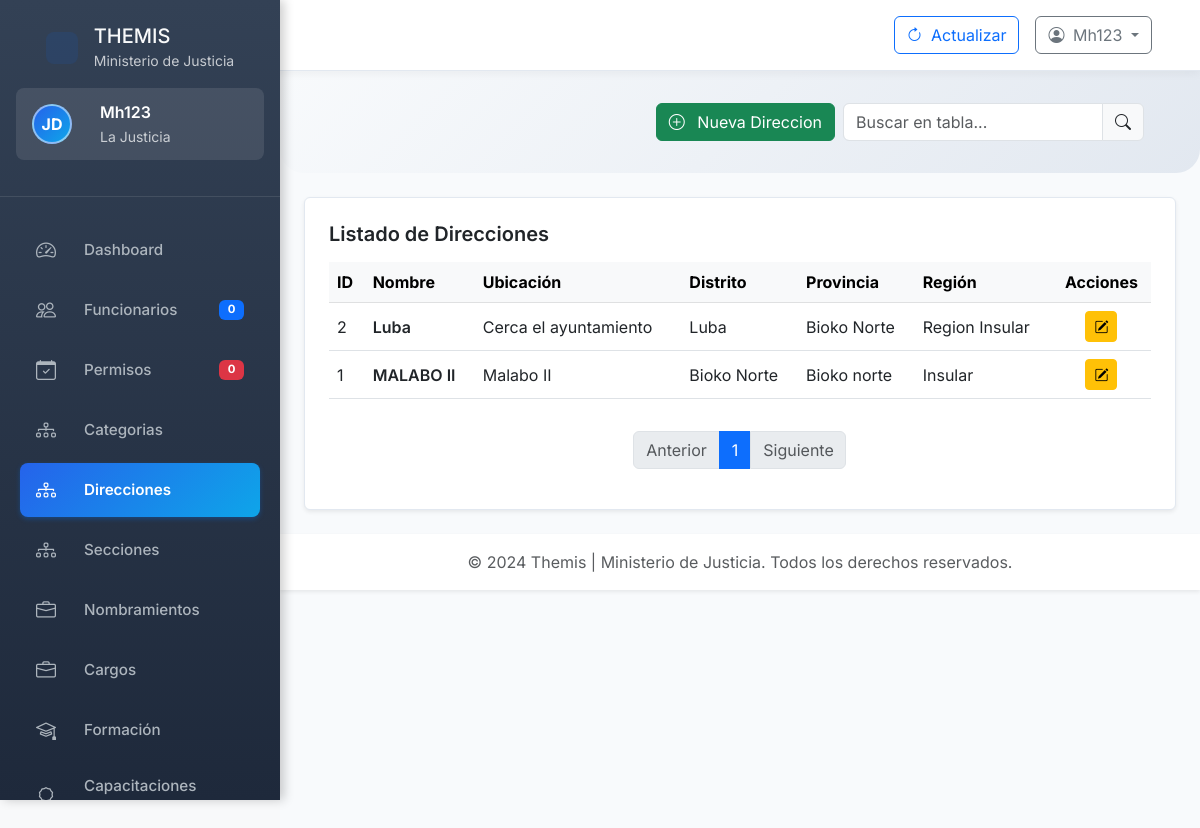
Screenshot of /administrador/direcciones.php (signed in) with the database file from the repository.
### tables this page shows
CREATE TABLE direcciones (
    Id_direccion INT AUTO_INCREMENT PRIMARY KEY,
    nombre VARCHAR(100) NOT NULL,
    ubicacion VARCHAR(150),
    distrito VARCHAR(100),
    provincia VARCHAR(100),
    region VARCHAR(100)
);

### administrador/direcciones.php (the view, shortened to what this page needs)
<?php
include_once '../includes/header.php';
include_once '../includes/silebar_admin.php';
try {
    $pdo = new PDO($dsn, $user, $pass, $options);
} catch (PDOException $e) {
    die("Error de conexión: " . $e->getMessage());
}
$sql = "SELECT Id_direccion, nombre, ubicacion, distrito, provincia, region FROM direcciones ORDER BY Id_direccion DESC";
$stmt = $pdo->prepare($sql);
$stmt->execute();
$direcciones = $stmt->fetchAll(PDO::FETCH_ASSOC);
?>
<body>
    <div class="container-fluid p-0">
        <div class="row g-0">
            <div class="main-content" id="mainContent">
                <div class="header-section">
                    <div class="row align-items-center">
                        <div class="col-md-12 text-md-end mt-3 mt-md-0">
                            <div class="d-flex justify-content-md-end align-items-center gap-2 flex-wrap justify-content-center">
                                <button type="button" class="btn btn-success" data-bs-toggle="modal" data-bs-target="#modalDireccion" onclick="prepararModal('registrar')">
                                    <i class="bi bi-plus-circle me-2"></i> Nueva Direccion
                                </button>
                                <div class="input-group" style="width: auto;">
                                    <input type="text" class="form-control" id="liveSearchInput" placeholder="Buscar en tabla...">
                                    <span class="input-group-text"><i class="bi bi-search"></i></span>
                                </div>
                            </div>
                        </div>
                    </div>
                </div>
                <div class="container-fluid px-4">
                    <div class="table-custom mb-4 p-4 shadow-sm bg-white rounded">
                        <h5 class="mb-3 fw-semibold">Listado de Direcciones</h5>
                        <div class="table-responsive">
                            <table class="table table-hover align-middle" id="funcionariosTable">
                                <thead class="table-light">
                                    <tr>
                                        <th>ID</th>
                                        <th>Nombre</th>
                                        <th>Ubicación</th>
                                        <th>Distrito</th>
                                        <th>Provincia</th>
                                        <th>Región</th>
                                        <th class="text-center">Acciones</th>
                                    </tr>
                                </thead>
                                <tbody id="funcionariosTableBody">
                                    <?php if ($direcciones): ?>
                                        <?php foreach ($direcciones as $dir): ?>
                                            <tr>
                                                <td><?= $dir['Id_direccion'] ?></td>
                                                <td class="fw-semibold"><?= htmlspecialchars($dir['nombre']) ?></td>
                                                <td><?= htmlspecialchars($dir['ubicacion'] ?? '—') ?></td>
                                                <td><?= htmlspecialchars($dir['distrito'] ?? '—') ?></td>
                                                <td><?= htmlspecialchars($dir['provincia'] ?? '—') ?></td>
                                                <td><?= htmlspecialchars($dir['region'] ?? '—') ?></td>
                                                <td class="text-center">
                                                    <button class="btn btn-sm btn-warning"
                                                        data-bs-toggle="modal"
                                                        data-bs-target="#modalDireccion"
                                                        onclick="prepararModal('editar', <?= htmlspecialchars(json_encode($dir)) ?>)">
                                                        <i class="bi bi-pencil-square"></i>
                                                    </button>
                                                </td>
                                            </tr>
                                        <?php endforeach; ?>
                                    <?php else: ?>
                                        <tr>
                                            <td colspan="7" class="text-center">No hay registros</td>
                                        </tr>
                                    <?php endif; ?>
                                </tbody>
                            </table>
                        </div>
                        <nav aria-label="Page navigation example" class="mt-3">
                            <ul class="pagination justify-content-center" id="paginationControls">
                            </ul>
                        </nav>
                    </div>
                </div>
                <footer class="footer bg-white shadow-sm py-3 mt-auto">
                    <div class="container-fluid text-center">
                        <span class="text-muted">© 2024 Themis | Ministerio de Justicia. Todos los derechos reservados.</span>
                    </div>
                </footer>
            </div>
        </div>
    </div>
    <?php include_once '../includes/footer.php'; ?>

### includes/header.php (style rules this page uses)
:root { --primary-color: #2563eb; --secondary-color: #475569; --accent-color: #0ea5e9; --success-color: #059669; --warning-color: #d97706; --danger-color: #dc2626; --dark-color: #1e293b; --light-color: #f8fafc; --border-color: #e2e8f0; --sidebar-bg: #334155; --sidebar-hover: #475569; --sidebar-width-desktop: 280px; --sidebar-width-tablet: 240px; --sidebar-width-mobile: 100%; }
body { background-color: #f1f5f9; font-family: 'Inter', 'Segoe UI', Tahoma, Geneva, Verdana, sans-serif; margin: 0; padding: 0; overflow-x: hidden; }
.main-content { margin-left: var(--sidebar-width-desktop); background-color: #f8fafc; min-height: 100vh; transition: all 0.3s ease; width: calc(100% - var(--sidebar-width-desktop)); }
.header-section { background: linear-gradient(135deg, #f8fafc 0%, #e2e8f0 100%); color: var(--dark-color); padding: 32px; margin-bottom: 24px; border-radius: 0 0 24px 24px; }
.table-custom { background: white; border-radius: 16px; overflow: hidden; box-shadow: 0 2px 16px rgba(0, 0, 0, 0.04); border: 1px solid var(--border-color); overflow-x: auto; }
.table-custom thead { background: linear-gradient(135deg, #f8fafc 0%, #e2e8f0 100%); color: var(--dark-color); }
.container-fluid { padding-left: 0; padding-right: 0; }
@media (min-width: 1200px) { .main-content { margin-left: var(--sidebar-width-desktop); width: calc(100% - var(--sidebar-width-desktop)); } }
.main-content * { max-width: 100%; box-sizing: border-box; }
* { transition: margin 0.3s ease, width 0.3s ease, padding 0.3s ease; }
body { font-family: 'Inter', sans-serif; background-color: #f8f9fa; }

### rows the page displays
direcciones: Id_direccion "2", nombre "Luba", ubicacion "Cerca el ayuntamiento", distrito "Luba", provincia "Bioko Norte", region "Region Insular"
direcciones: Id_direccion "1", nombre "MALABO II", ubicacion "Malabo II", distrito "Bioko Norte", provincia "Bioko norte", region "Insular"

### other values shown
$nombre_usuario "Mh123"
$dashboardData['totalFuncionarios'] "0"
$dashboardData['permisosPendientes'] "0"
